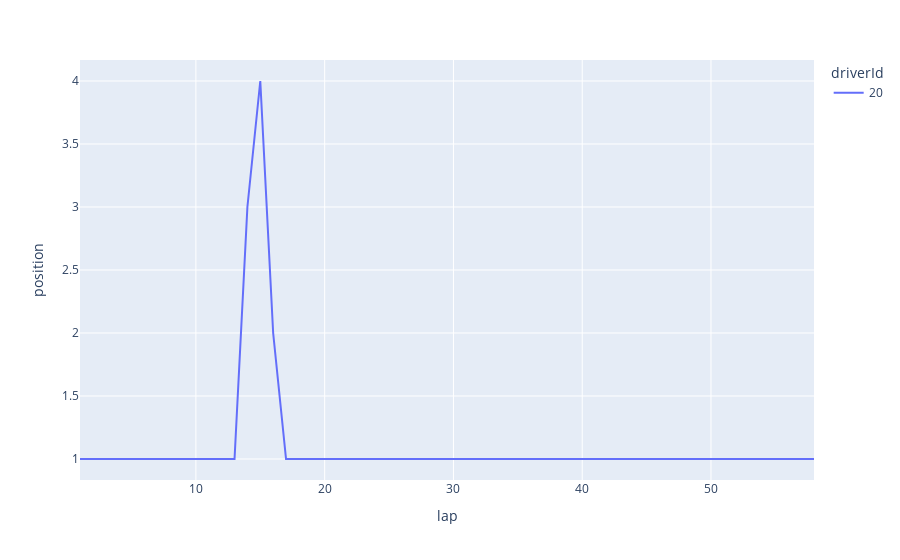

Notebook cell for this chart:
### Code cell
driver_ids = df['driverId'].unique().tolist()
traces = []
for drivers in driver_ids:
    trace = go.Scatter(x=df[''])
fig = px.line(df[df['driverId']==20], x="lap", y="position", color='driverId')
fig.show()

### Figure 1 — Plotly figure (JSON) as saved in the notebook; plotly's stock layout.template omitted (floating-point values rounded to 4 significant figures)
{"data": [{"hovertemplate": "driverId=20<br>lap=%{x}<br>position=%{y}<extra></extra>", "legendgroup": "20", "line": {"color": "#636efa", "dash": "solid"}, "marker": {"symbol": "circle"}, "mode": "lines", "name": "20", "orientation": "v", "showlegend": true, "type": "scatter", "x": [1, 2, 3, 4, 5, 6, 7, 8, 9, 10, 11, 12, 13, 14, 15, 16, 17, 18, 19, 20, 21, 22, 23, 24, 25, 26, 27, 28, 29, 30, 31, 32, 33, 34, 35, 36, 37, 38, 39, 40, 41, 42, 43, 44, 45, 46, 47, 48, 49, 50, 51, 52, 53, 54, 55, 56, 57, 58], "xaxis": "x", "y": [1, 1, 1, 1, 1, 1, 1, 1, 1, 1, 1, 1, 1, 3, 4, 2, 1, 1, 1, 1, 1, 1, 1, 1, 1, 1, 1, 1, 1, 1, 1, 1, 1, 1, 1, 1, 1, 1, 1, 1, 1, 1, 1, 1, 1, 1, 1, 1, 1, 1, 1, 1, 1, 1, 1, 1, 1, 1], "yaxis": "y"}], "layout": {"legend": {"title": {"text": "driverId"}, "tracegroupgap": 0}, "margin": {"t": 60}, "xaxis": {"anchor": "y", "domain": [0, 1], "title": {"text": "lap"}}, "yaxis": {"anchor": "x", "domain": [0, 1], "title": {"text": "position"}}}}
